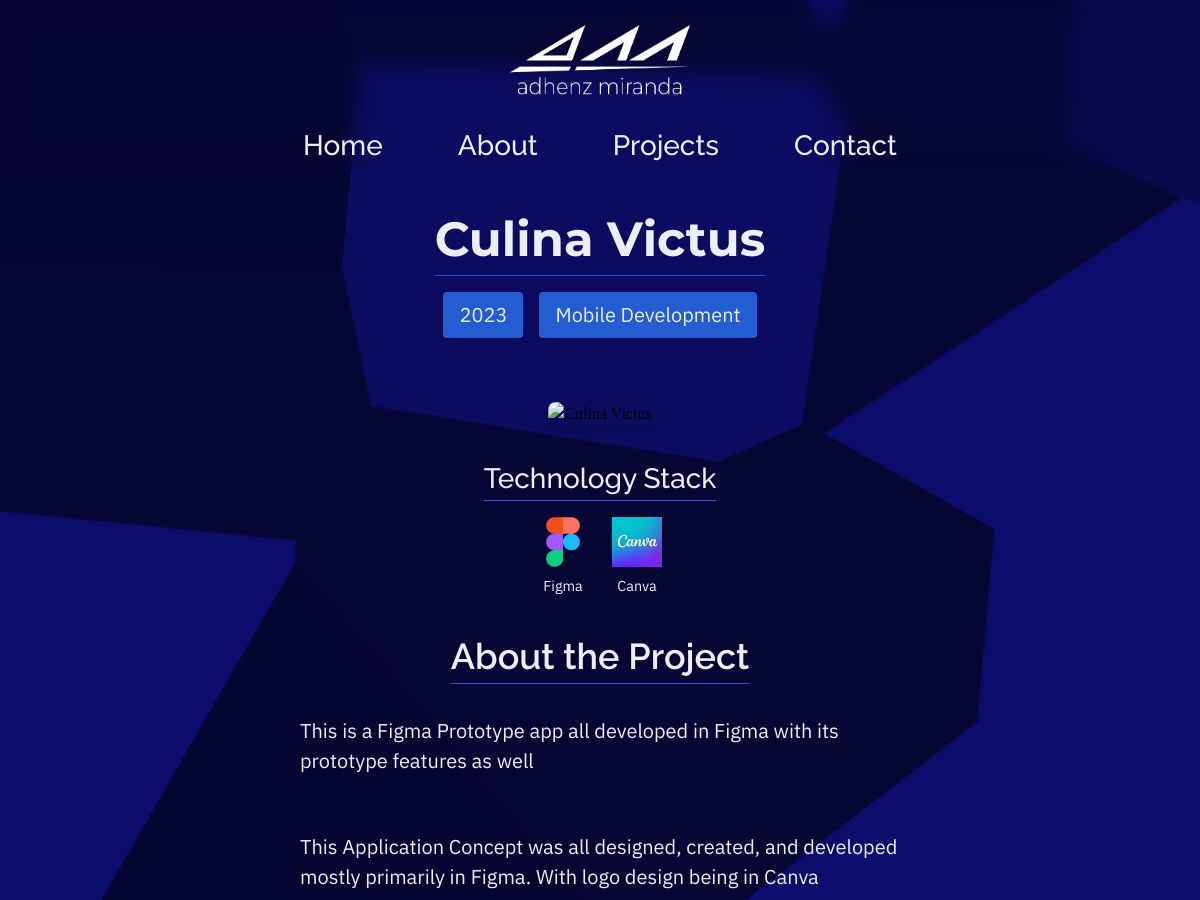
The page /projects/16/ (upper part) on the database as committed earlier.
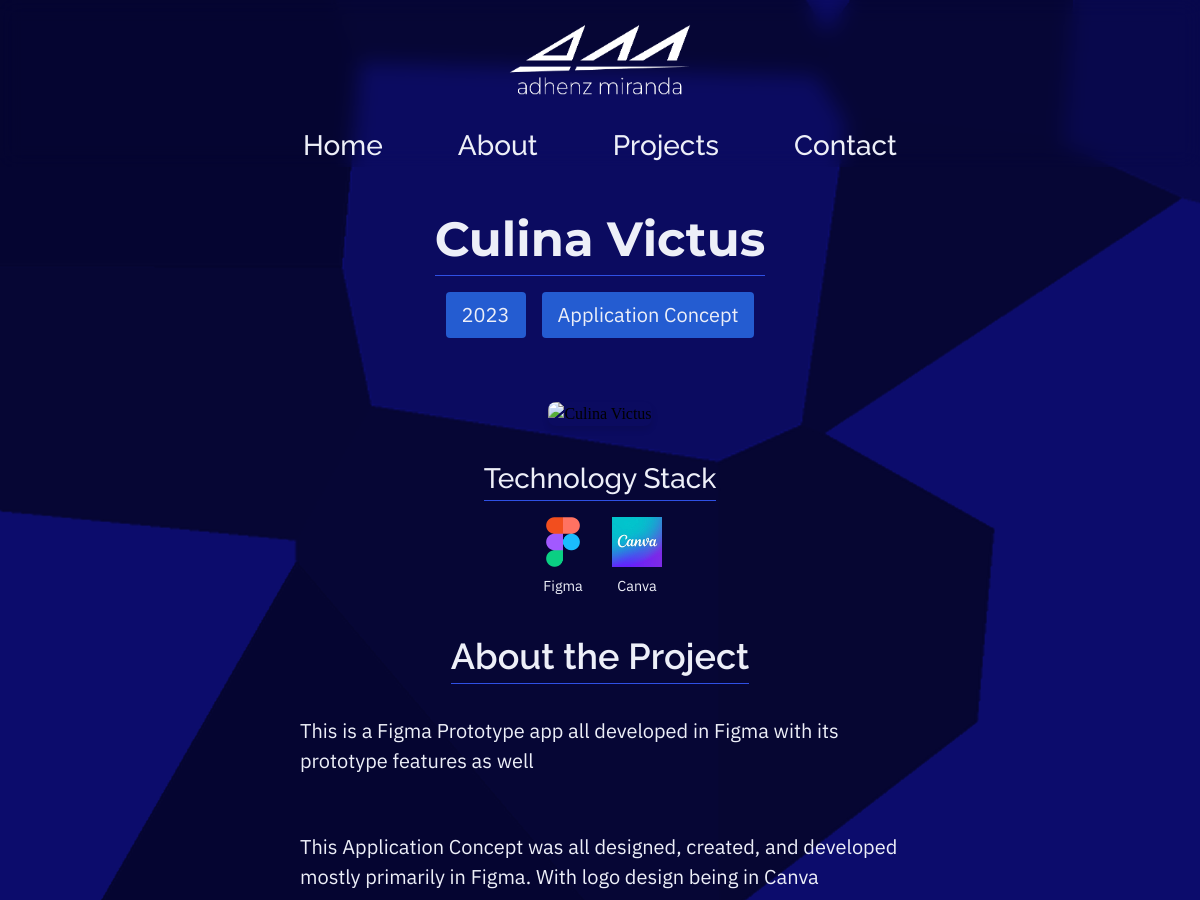
The same page on the database as committed later.
### projects/models.py (models this page shows, shortened)
class Projects(models.Model):
    name = models.CharField(max_length=100, unique=True)
    description = models.TextField()
    year = models.IntegerField(default=2024)
    category = models.CharField(
        max_length=50,
        choices=[
            ('Web Development', 'Web Development'),
            ('Mobile Development', 'Mobile Development'),
            ('Data Science', 'Data Science'),
            ('Machine Learning', 'Machine Learning'),
            ('Game Development', 'Game Development'),
            ('Graphic Design', 'Graphic Design'),
            ('Website Design', 'Website Design'),
            ('Application Development', 'Application Development'),
            ('Application Concept', 'Application Concept'),
            ('Other', 'Other')
        ],
        default='Other'
    )
    tags = models.CharField(max_length=100, blank=True)
    thumbnail_image = CloudinaryField('image', folder='thumbnails', blank=True, null=True,
        transformation=[
            {'width': 600, 'height': 338, 'crop': 'fill'},
            {'quality': 'auto', 'fetch_format': 'auto'}
        ])
    technologies = MultiSelectField(choices=TECH_STACK_CHOICES, blank=True, max_length=255)
    created_at = models.DateTimeField(auto_now_add=True)
    updated_at = models.DateTimeField(auto_now=True)

### projects/views.py (the view)
# urls.py: path('projects/<int:id>/', views.project_detail_page, name='project_detail'),
def project_detail_page(request, id):
    project = get_object_or_404(Projects, id=id)
    context = {
        'project': project
    }
    return render(request, 'project_detail.html', context)

### projects/templatetags/custom_filters.py (called while the page is built)
@register.filter
def tech_display(value):
    flat_choices = []
    for group in TECH_STACK_CHOICES:
        flat_choices.extend(group[1])
    return dict(flat_choices).get(value, value)

### templates/project_detail.html (shortened to what this page needs)
{% load static %}
{% load custom_filters %}
{% load markdownify %}
<!DOCTYPE html>
<html lang="en">
<head>
    <link rel="stylesheet" href="{% static 'css/main.css' %}">
</head>
<body class="home-page">
    {% include 'navbar.html' %}
    <div class="project-detail-container">
        <div class="project-detail-header">
            <h1 class="project-detail-title h1">{{ project.name }}</h1>
            <div class="project-meta">
                <span class="project-year">{{ project.year }}</span>
                <span class="project-category">{{ project.category }}</span>
            </div>
        </div>
        <div class="project-detail-content">
            {% if project.thumbnail_image %}
            <div class="project-image">
                <img src="{{ project.thumbnail_image.url }}" alt="{{ project.name }}">
            </div>
            {% endif %}
            <div class="project-tags">
                <h3 class="h3">Technology Stack</h3>
                <div class="tech-stack-container">
                    {% for tech in project.technologies %}
                    <div class="tech-item">
                        <img src="{% static 'assets/tech-stack-used/'|add:tech|add:'.png' %}"
                            alt="{{ tech|tech_display }}" class="tech-icon">
                        <span class="tech-name">{{ tech|tech_display }}</span>
                    </div>
                    {% endfor %}
                </div>
            </div>
            <div class="project-description">
                <h2 class="h2">About the Project</h2>
                <p>{{ project.description|markdownify|linebreaksbr }}</p>
            </div>
        </div>
    </div>
</body>
</html>

Rows that differ between the two databases and show on the page:
changed Projects "Culina Victus": category "Mobile Development" → "Application Concept"
